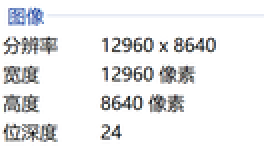
#> input picture log/img/fitz_detail.png, 132 x 74 px, shrunk from 347 x 194 before the run, given as the content of the folder img/pypdf2/bunko/, which was not available (shown 2 times larger)
$ python splitImg.py
#> lines starting #> are read from the running program, lines starting #| are printed output that depends on the picture; after the words box and inside, x2 and y2 are one past the last pixel; in counts of white or black regions, pixels touching at a corner belong together; pictures that were not available may be replaced by others from this repository, and a replacement may not be noted
### Binarization.py
import cv2
import numpy as np

def Binarization(imgPath):
#> called with imgPath = 'img\\pypdf2\\bunko\\fitz_detail.png'
    img = cv2.imread(imgPath)
#> img is the input picture: shape (74, 132, 3); mean B, G, R 236.5, 235.6, 235.2
    grayedImg = cv2.cvtColor(img, cv2.COLOR_RGB2GRAY)
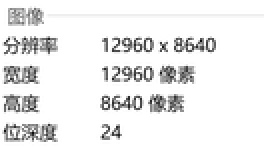
#> grayedImg: shape (74, 132) (shown 2 times larger); min 11, max 255, mean 235.8
    h, w = grayedImg.shape[:2]
#> h = 74; w = 132
    m = np.reshape(grayedImg, [1, h*w])
    mean = m.sum() / (h*w)
#> mean = 235.8
    retval, dst = cv2.threshold(grayedImg, mean, 255, cv2.THRESH_BINARY_INV + cv2.THRESH_OTSU)
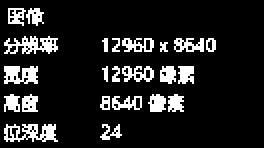
#> dst: shape (74, 132) (shown 2 times larger); 13% white in thin lines or dots, all inside (x1, y1, x2, y2) = (2, 4, 108, 71)
#> retval = 188

    binarizedImg = np.array(dst)
    """
    降噪与腐蚀
    """
    binarizedImg = cv2.blur(binarizedImg, (5, 5))
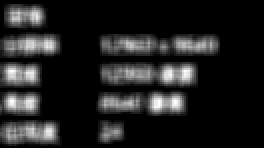
#> binarizedImg: shape (74, 132) (shown 2 times larger); min 0, max 255, mean 33.2
    # binarizedImg = cv2.dilate(binarizedImg, None)
    # cv2.imshow('img', binarizedImg)
    # cv2.waitKey()
    return binarizedImg

# [3 lines that do not run on import are left out]
    # cv2.imshow('img', img)
    # cv2.waitKey()

### splitImg.py
import cv2
from Binarization import *
import numpy as np
import matplotlib.pyplot as plt
import time
import os

"""
投影
"""


def getShadow(img, axis):
#> called with axis = 'x'
    if axis == 'y':
        img = img.T
    pt = []
    for row in img:
        pt.append(sum(row))
#> this loop made 74 passes
#> after the loop, pt = 74 values, max 12357 at index 23, min 0 at index 0, mean 4381.8
    return pt


"""
获得起止范围
"""


def getRange(shadows, mean, isGT):
    t = 0
    start, end = -1, -1
    Range = []
    if isGT:
        for i in shadows:
            if i > mean:
                if (start >= 0) and (end == -1):
                    end = t
                    Range.append([start, end])
                    start = -1
                    end = -1
            else:
                if start == -1:
                    start = t
            t += 1
    else:
        for i in shadows:
            if i < mean:
                if (start >= 0) and (end == -1):
                    end = t
                    Range.append([start, end])
                    start = -1
                    end = -1
            else:
                if start == -1:
                    start = t
            t += 1

    return Range

"""
判断是否是白块
"""
def isSpace(img):
    ptSum = 0
    h, w = img.shape[:2]
    for row in img:
        ptSum += sum(row)
    """
    空白数大于90%
    """
    if ptSum < h*w*25:
        return True
    return False

"""
获得两页的文字部分
"""


def findCharPart(img):
    charParts = []
    rowShadows = getShadow(img, 'x')
#> rowShadows has the same summary as pt in getShadow
    colShadows = getShadow(img, 'y')
#> call 2 of getShadow, with axis = 'y'
#> in getShadow (call 2), `img = img.T`:
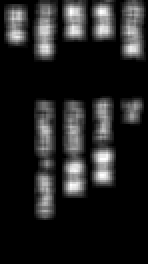
#> img: shape (132, 74) (shown 2 times larger); min 0, max 255, mean 33.2
#> the loop in getShadow (call 2), `for row in img:` made 132 passes
#> after the loop in getShadow (call 2), `for row in img:`: pt = 132 values, max 8618 at index 16, min 0 at index 31, mean 2456.5
#> colShadows has the same summary as pt in getShadow
    rowMean = sum(rowShadows) / len(rowShadows)
#> rowMean = 4381.8
    rowMean = (rowMean + max(rowShadows)) / 2
#> rowMean = 8369.4
    colMean = sum(colShadows) / len(colShadows)
#> colMean = 2456.5
    """
    获得截取部分的起始位置
    """
    rowsRange = getRange(rowShadows, rowMean, True)
#> the loop in getRange, `for i in shadows:` made 74 passes
#> (i, start) on passes 21, 26, 35, 41, 50, 55: (9821, -1), (7516, 25), (8393, -1), (6966, 40), (8474, -1), (7282, 54)
#> start on pass 1: 0
#> after the loop in getRange, `for i in shadows:`: Range = [[0, 20], [25, 34], [40, 49]]; end = -1; start = 54; t = 74
#> rowsRange = [[0, 20], [25, 34], [40, 49]]
    colsRange = getRange(colShadows, colMean, True)
#> the loop in getRange (call 2), `for i in shadows:` made 132 passes
#> (i, start) on passes 1, 3, 28, 52: (1935, 0), (3877, -1), (2140, 27), (3263, -1)
#> start on passes 73, 74, 97: 72, -1, 96
#> colsRange = [[0, 2], [27, 51], [72, 73]]

    maxRowWidth = 0
    maxColWidth = 0
    for rowRange in rowsRange:
        maxRowWidth = max(maxRowWidth, rowRange[1] - rowRange[0])
#> this loop made 3 passes

    for colRange in colsRange:
        maxColWidth = max(maxColWidth, colRange[1] - colRange[0])
#> this loop made 3 passes
#> (colRange, maxColWidth) on passes 1 to 3: ([0, 2], 2), ([27, 51], 24), ([72, 73], 24)

    for colRange in colsRange:
        if maxColWidth / (colRange[1] - colRange[0]) < 2:
            for rowRange in rowsRange:
                if maxRowWidth / (rowRange[1] - rowRange[0]) < 2:
                    timg = img[rowRange[0]:rowRange[1], colRange[0]:colRange[1]]
                    # cv2.namedWindow('img', cv2.WINDOW_AUTOSIZE)
                    # cv2.imshow('img', timg)
                    # cv2.waitKey()
                    charParts.append(timg)
#> this loop made 3 passes
#> after the loop, charParts = 1 item

    return charParts


"""
获得文字部分的文字
若需截取文字部分则也是该函数
"""


def findChars(img):
    chars = []
    rowShadows = getShadow(img, 'x')
    colShadows = getShadow(img, 'y')
    rowMean = sum(rowShadows) / len(rowShadows)
    rowMean = (rowMean + min(rowShadows)) / 2
    colMean = sum(colShadows) / len(colShadows)
    colMean = (colMean + min(colShadows)) / 2
    """
    获得截取部分的起始位置
    """
    rowsRange = getRange(rowShadows, rowMean, False)
    colsRange = getRange(colShadows, colMean, False)

    maxColWidth = 0
    meanColWidth = 0

    for colRange in colsRange:
        maxColWidth = max(maxColWidth, colRange[1] - colRange[0])
        meanColWidth += colRange[1] - colRange[0]
    meanColWidth /= len(colsRange)

    for colRange in colsRange:
        if maxColWidth / (colRange[1] - colRange[0]) < 2:
            charCol = []
            for rowRange in rowsRange:
                if meanColWidth / (rowRange[1] - rowRange[0]) < 1.5:
                    timg = img[rowRange[0]:rowRange[1], colRange[0]:colRange[1]]
                    # cv2.namedWindow('img', cv2.WINDOW_AUTOSIZE)
                    # cv2.imshow('img', timg)
                    # cv2.waitKey()
                    if not isSpace(timg):
                        charCol.append(timg)

            chars = charCol + chars

    return chars


"""
分割函数主体封装
imgPath : 图片存储目录
"""


def splitImg(imgPath):
    fileName = imgPath.split('\\')[-2]
    imgName = imgPath.split('\\')[-1]
    imgName = imgName[:imgName.find('.')]

    print(fileName + ":\t" + imgName + "开始分割...")

    startTime = time.process_time()
    img = Binarization(imgPath)
    charParts = findCharPart(img)
#> charParts = 1 item
    chars = []
    charCount = 0
    """
    从右往左
    """
    for charPart in charParts:
        chars = findChars(charPart) + chars
#> this loop made 1 pass
#> (rowMean in findChars, colMean in findChars, meanColWidth in findChars) on pass 1: (13.28, 11.06, 4)
#> pass 1, in getShadow (call 4), `img = img.T`:
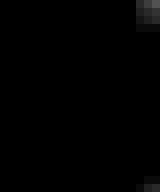
#> img: shape (24, 20) (shown 8 times larger); min 0, max 82, mean 1.1
#> after the loop, chars = []
    for char in chars:
        """
        反转颜色
        """
        char = 255 - char
        saveFilePath = "img\\split\\" + fileName
        saveImgPath = saveFilePath + "\\" + imgName
        if not os.path.exists(saveFilePath):
            os.mkdir(saveFilePath)
        if not os.path.exists(saveImgPath):
            os.mkdir(saveImgPath)
        cv2.imwrite(saveImgPath + "\\img" + str(charCount) + ".png", char)
        charCount += 1
#> this loop made 0 passes
#> after the loop, charCount = 0
    endTime = time.process_time()
    print("分割执行时间:\t{}s".format(endTime - startTime))


if __name__ == "__main__":
    for root, dirs, files in os.walk("img\\pypdf2\\bunko\\"):
        for file in files:
            splitImg("img\\pypdf2\\bunko\\" + file)
